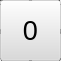
   <widget class="QWidget" name="cell_11" native="true">
    <property name="geometry">
     <rect>
      <x>150</x>
      <y>100</y>
      <width>61</width>
      <height>61</height>
     </rect>
    </property>
    <property name="minimumSize">
     <size>
      <width>61</width>
      <height>61</height>
     </size>
    </property>
    <property name="maximumSize">
     <size>
      <width>61</width>
      <height>61</height>
     </size>
    </property>
    <widget class="QPushButton" name="cell_Button_11">
     <property name="geometry">
      <rect>
       <x>0</x>
       <y>0</y>
       <width>61</width>
       <height>61</height>
      </rect>
     </property>
     <property name="minimumSize">
      <size>
       <width>61</width>
       <height>61</height>
      </size>
     </property>
     <property name="maximumSize">
      <size>
       <width>61</width>
       <height>61</height>
      </size>
     </property>
     <property name="font">
      <font>
       <pointsize>20</pointsize>
      </font>
     </property>
     <property name="styleSheet">
      <string notr="true">background-color: rgba(218, 218, 218, 100);</string>
     </property>
     <property name="text">
      <string>0</string>
     </property>
    </widget>
    <widget class="QWidget" name="gridWidget_11" native="true">
     <property name="geometry">
      <rect>
       <x>-10</x>
       <y>-10</y>
       <width>81</width>
       <height>81</height>
      </rect>
     </property>
     <property name="minimumSize">
      <size>
       <width>81</width>
       <height>81</height>
      </size>
     </property>
     <property name="maximumSize">
      <size>
       <width>81</width>
       <height>81</height>
      </size>
     </property>
     <layout class="QGridLayout" name="gridLayout_11">
      <item row="2" column="2">
       <widget class="QLabel" name="note_7_cell_11">
        <property name="font">
         <font>
          <pointsize>6</pointsize>
         </font>
        </property>
        <property name="text">
         <string>7</string>
        </property>
        <property name="alignment">
         <set>Qt::AlignCenter</set>
        </property>
       </widget>
      </item>
      <item row="1" column="2">
       <widget class="QLabel" name="note_4_cell_11">
        <property name="font">
         <font>
          <pointsize>6</pointsize>
         </font>
        </property>
        <property name="text">
         <string>4</string>
        </property>
        <property name="alignment">
         <set>Qt::AlignCenter</set>
        </property>
       </widget>
      </item>
      <item row="2" column="1">
       <widget class="QLabel" name="note_8_cell_11">
        <property name="font">
         <font>
          <pointsize>6</pointsize>
         </font>
        </property>
        <property name="layoutDirection">
         <enum>Qt::LeftToRight</enum>
        </property>
        <property name="text">
         <string>8</string>
        </property>
        <property name="alignment">
         <set>Qt::AlignCenter</set>
        </property>
       </widget>
      </item>
      <item row="2" column="0">
       <widget class="QLabel" name="note_9_cell_11">
        <property name="font">
         <font>
          <pointsize>6</pointsize>
         </font>
        </property>
        <property name="text">
         <string>1</string>
        </property>
        <property name="alignment">
         <set>Qt::AlignCenter</set>
        </property>
       </widget>
      </item>
      <item row="0" column="1">
       <widget class="QLabel" name="note_2_cell_11">
        <property name="font">
         <font>
          <pointsize>6</pointsize>
         </font>
        </property>
        <property name="text">
         <string>2</string>
        </property>
        <property name="alignment">
         <set>Qt::AlignCenter</set>
        </property>
       </widget>
      </item>
      <item row="0" column="2">
       <widget class="QLabel" name="note_1_cell_11">
        <property name="font">
         <font>
          <pointsize>6</pointsize>
         </font>
        </property>
        <property name="text">
         <string>1</string>
        </property>
        <property name="alignment">
         <set>Qt::AlignCenter</set>
        </property>
       </widget>
      </item>
      <item row="0" column="0">
       <widget class="QLabel" name="note_3_cell_11">
        <property name="font">
         <font>
          <pointsize>6</pointsize>
         </font>
        </property>
        <property name="layoutDirection">
         <enum>Qt::RightToLeft</enum>
        </property>
        <property name="text">
         <string>3</string>
        </property>
        <property name="alignment">
         <set>Qt::AlignCenter</set>
        </property>
       </widget>
      </item>
      <item row="1" column="0">
       <widget class="QLabel" name="note_6_cell_11">
        <property name="font">
         <font>
          <pointsize>6</pointsize>
         </font>
        </property>
        <property name="text">
         <string>6</string>
        </property>
        <property name="alignment">
         <set>Qt::AlignCenter</set>
        </property>
       </widget>
      </item>
      <item row="1" column="1">
       <widget class="QLabel" name="note_5_cell_11">
        <property name="font">
         <font>
          <pointsize>6</pointsize>
         </font>
        </property>
        <property name="text">
         <string>5</string>
        </property>
        <property name="alignment">
         <set>Qt::AlignCenter</set>
        </property>
       </widget>
      </item>
     </layout>
    </widget>
    <zorder>gridWidget_11</zorder>
    <zorder>cell_Button_11</zorder>
   </widget>
